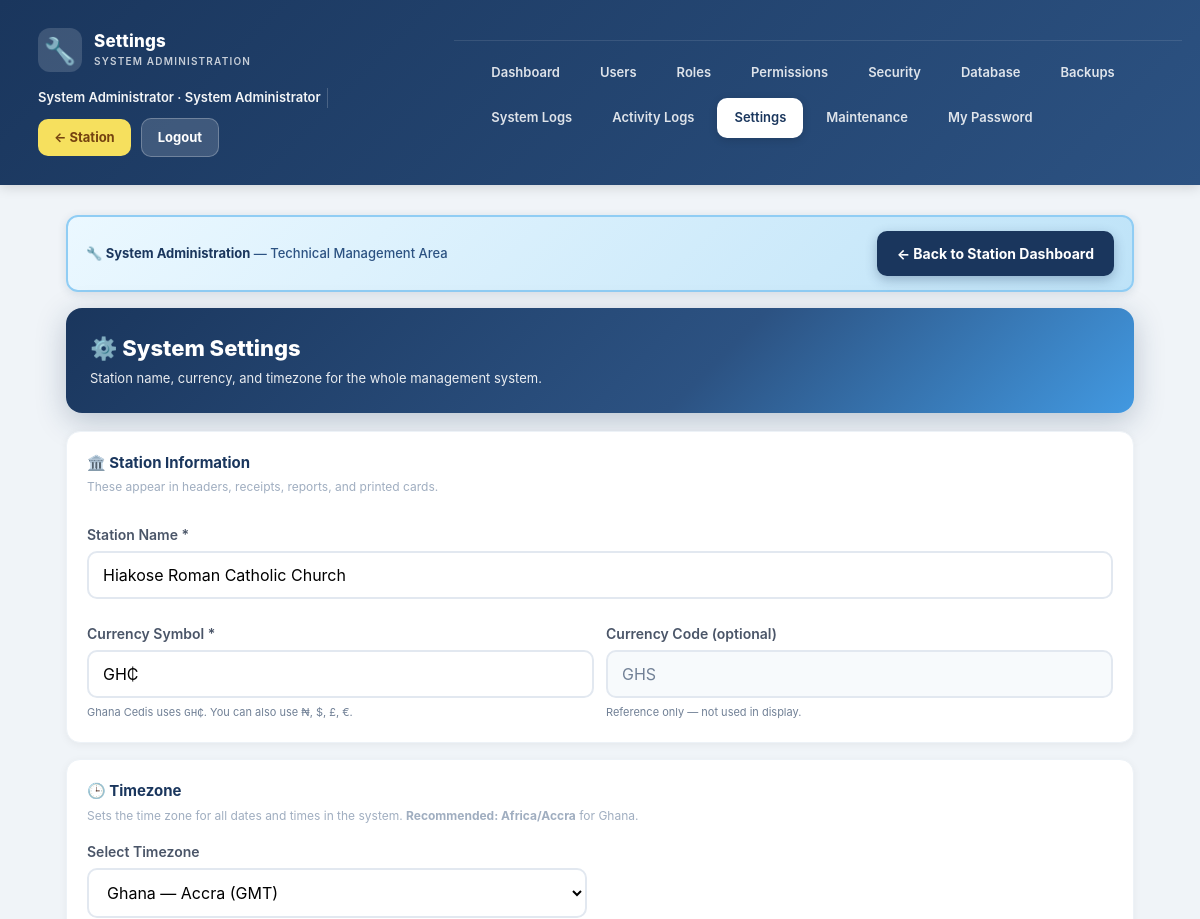
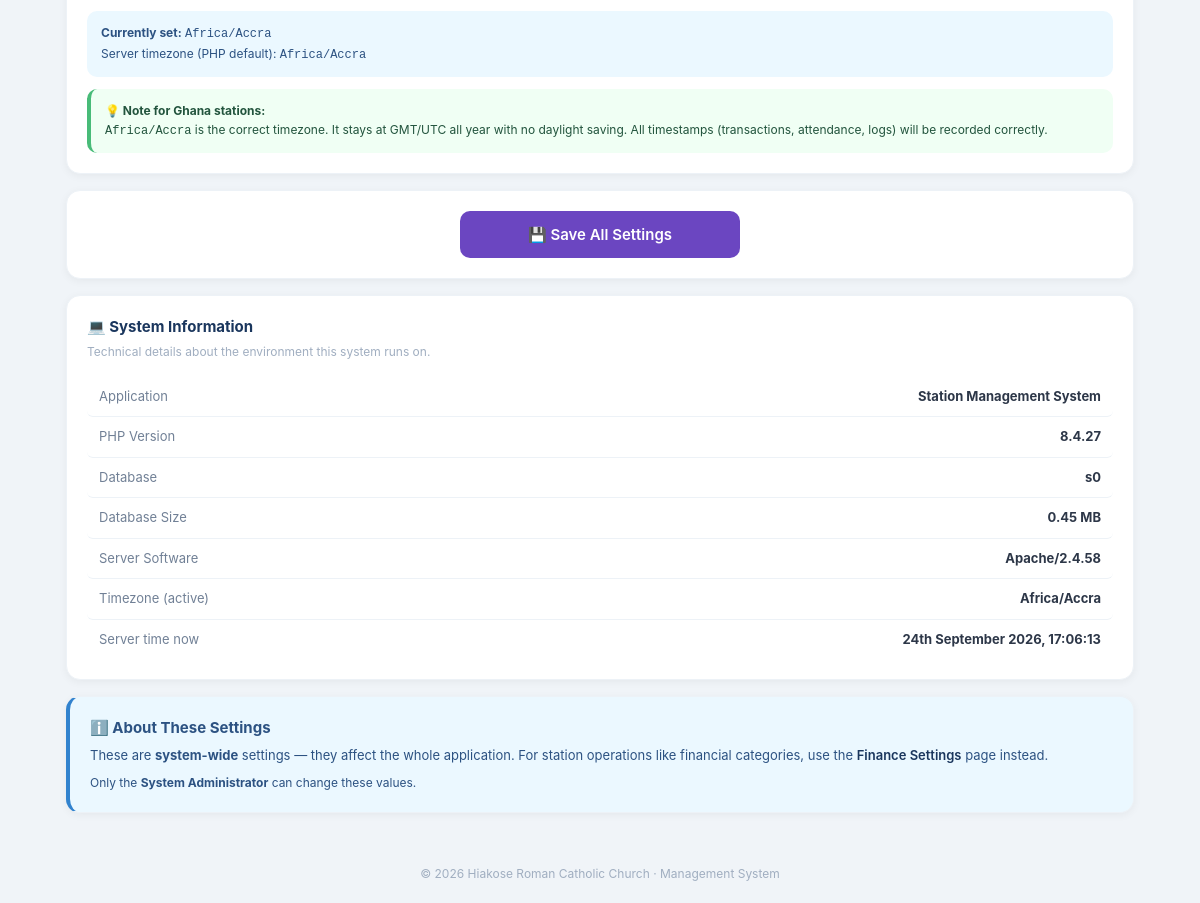
Screenshot of /admin/settings.php (signed in) with the database file from the repository (2 pictures, top to bottom).
### tables this page shows
CREATE TABLE `settings` (
  `id` int(11) NOT NULL DEFAULT 1,
  `church_name` varchar(150) DEFAULT 'Roman Catholic Church',
  `currency` varchar(10) DEFAULT 'GH₵',
  `timezone` varchar(60) DEFAULT 'Africa/Accra',
  `default_currency_code` varchar(10) DEFAULT 'GHS',
  PRIMARY KEY (`id`)
);

### includes/functions.php (called while the page is built, shortened)
<?php
function e($s) { return htmlspecialchars($s ?? '', ENT_QUOTES, 'UTF-8'); }
    ?>

### config/database.php (called while the page is built, shortened)
<?php
$DB_HOST = 'localhost';
$DB_NAME = 'church_db';
$DB_USER = 'root';
$DB_PASS = '';
try {
    $pdo = new PDO(
        "mysql:host=$DB_HOST;dbname=$DB_NAME;charset=utf8mb4",
        $DB_USER,
        $DB_PASS,
        [
            PDO::ATTR_ERRMODE            => PDO::ERRMODE_EXCEPTION,
            PDO::ATTR_DEFAULT_FETCH_MODE => PDO::FETCH_ASSOC,
            PDO::ATTR_EMULATE_PREPARES   => false,
        ]
    );
} catch (PDOException $e) {
    die("Database connection failed: " . $e->getMessage());
}
$settings = $pdo->query("SELECT * FROM settings WHERE id=1")->fetch();
require_once __DIR__ . '/../includes/functions.php';

### includes/auth.php (called while the page is built, shortened)
<?php
require_once __DIR__ . '/../config/database.php';

### admin/settings.php (the view, shortened to what this page needs)
<?php
require_once __DIR__ . '/../includes/auth.php';
$AFRICA_TIMEZONES = [
    'Africa/Accra'      => 'Ghana — Accra (GMT)',
    'Africa/Lagos'      => 'Nigeria — Lagos (WAT)',
    'Africa/Abidjan'    => 'Côte d\'Ivoire — Abidjan (GMT)',
    'Africa/Lome'       => 'Togo — Lomé (GMT)',
    'Africa/Ouagadougou'=> 'Burkina Faso — Ouagadougou (GMT)',
    'Africa/Bamako'     => 'Mali — Bamako (GMT)',
    'Africa/Dakar'      => 'Senegal — Dakar (GMT)',
    'Africa/Nairobi'    => 'Kenya — Nairobi (EAT)',
    'Africa/Kampala'    => 'Uganda — Kampala (EAT)',
    'Africa/Dar_es_Salaam' => 'Tanzania — Dar es Salaam (EAT)',
    'Africa/Johannesburg'  => 'South Africa — Johannesburg (SAST)',
    'Africa/Cairo'      => 'Egypt — Cairo (EET)',
    'Africa/Casablanca' => 'Morocco — Casablanca (WET)',
];
require_once __DIR__ . '/_layout.php';
$s = [];
try {
    $s = $pdo->query("SELECT * FROM settings WHERE id = 1")->fetch();
} catch (PDOException $e) { $s = []; }
$currentTz = $s['timezone'] ?? 'Africa/Accra';
$phpVersion  = PHP_VERSION;
$serverSoft  = $_SERVER['SERVER_SOFTWARE'] ?? '—';
$dbName      = $pdo->query("SELECT DATABASE()")->fetchColumn() ?: '—';
$appTz       = date_default_timezone_get();
$dbSize      = $pdo->query("
    SELECT ROUND(SUM(data_length + index_length) / 1024 / 1024, 2)
    FROM information_schema.tables
    WHERE table_schema = DATABASE()
")->fetchColumn() ?: 0;
?>
<div class="set-hero">
  <h1>⚙️ System Settings</h1>
  <p>Station name, currency, and timezone for the whole management system.</p>
</div>
<form method="post">
  <div class="set-section">
    <h3>🏛️ Station Information</h3>
    <p class="subtitle">
      These appear in headers, receipts, reports, and printed cards.
    </p>
    <div class="grid grid-2">
      <div style="grid-column:1/-1;">
        <label>Station Name *</label>
        <input name="church_name" required
               value="<?= e($s['church_name'] ?? '') ?>"
               placeholder="e.g. St. Mary's Catholic Station">
      </div>
      <div>
        <label>Currency Symbol *</label>
        <input name="currency" required
               value="<?= e($s['currency'] ?? 'GH₵') ?>"
               placeholder="e.g. GH₵">
        <small style="color:#718096;font-size:11px;">
          Ghana Cedis uses <code>GH₵</code>. You can also use ₦, $, £, €.
        </small>
      </div>
      <div>
        <label>Currency Code (optional)</label>
        <input value="<?= e($s['default_currency_code'] ?? 'GHS') ?>" readonly
               style="background:#f7fafc;color:#718096;">
        <small style="color:#718096;font-size:11px;">
          Reference only — not used in display.
        </small>
      </div>
    </div>
  </div>
  <div class="set-section">
    <h3>🕒 Timezone</h3>
    <p class="subtitle">
      Sets the time zone for all dates and times in the system.
      <strong>Recommended: Africa/Accra</strong> for Ghana.
    </p>
    <label>Select Timezone</label>
    <select name="timezone" style="max-width:500px;">
      <optgroup label="🇬🇭 Africa (recommended)">
        <?php foreach ($AFRICA_TIMEZONES as $tz => $label): ?>
          <option value="<?= e($tz) ?>" <?= $currentTz === $tz ? 'selected' : '' ?>>
            <?= e($label) ?>
          </option>
        <?php endforeach; ?>
      </optgroup>
    </select>
    <div style="margin-top:12px;background:#ebf8ff;padding:12px 14px;
                border-radius:10px;font-size:12px;color:#2c5282;line-height:1.6;">
      <strong>Currently set:</strong> <code><?= e($currentTz) ?></code><br>
      Server timezone (PHP default): <code><?= e($appTz) ?></code>
    </div>
    <div style="margin-top:12px;background:#f0fff4;padding:12px 14px;
                border-radius:10px;font-size:12px;color:#22543d;line-height:1.6;
                border-left:4px solid #48bb78;">
      <strong>💡 Note for Ghana stations:</strong><br>
      <code>Africa/Accra</code> is the correct timezone. It stays at GMT/UTC all year
      with no daylight saving. All timestamps (transactions, attendance,
      logs) will be recorded correctly.
    </div>
  </div>
  <div class="set-section" style="text-align:center;">
    <button class="btn-primary" name="save" value="1"
            style="max-width:280px;margin:0 auto;padding:14px 24px;font-size:15px;">
      💾 Save All Settings
    </button>
  </div>
</form>
<div class="set-section">
  <h3>💻 System Information</h3>
  <p class="subtitle">
    Technical details about the environment this system runs on.
  </p>
  <div class="info-row">
    <span class="lbl">Application</span>
    <span class="val">Station Management System</span>
  </div>
  <div class="info-row">
    <span class="lbl">PHP Version</span>
    <span class="val"><?= e($phpVersion) ?></span>
  </div>
  <div class="info-row">
    <span class="lbl">Database</span>
    <span class="val"><?= e($dbName) ?></span>
  </div>
  <div class="info-row">
    <span class="lbl">Database Size</span>
    <span class="val"><?= number_format((float)$dbSize, 2) ?> MB</span>
  </div>
  <div class="info-row">
    <span class="lbl">Server Software</span>
    <span class="val"><?= e($serverSoft) ?></span>
  </div>
  <div class="info-row">
    <span class="lbl">Timezone (active)</span>
    <span class="val"><?= e($currentTz) ?></span>
  </div>
  <div class="info-row">
    <span class="lbl">Server time now</span>
    <span class="val"><?= date('jS F Y, H:i:s') ?></span>
  </div>
</div>
<div class="set-section" style="background:#ebf8ff;border-left:4px solid #3182ce;">
  <h3 style="color:#2c5282;">ℹ️ About These Settings</h3>
  <p style="font-size:13px;color:#2c5282;line-height:1.7;">
    These are <strong>system-wide</strong> settings — they affect the whole
    application. For station operations like financial categories,
    use the <a href="../finance/financial_settings.php"
                style="color:#1a365d;font-weight:600;">Finance Settings</a> page instead.
  </p>
  <p style="font-size:12px;color:#2c5282;margin-top:8px;">
    Only the <strong>System Administrator</strong> can change these values.
  </p>
</div>
<?php include __DIR__ . '/../includes/footer.php'; ?>

### includes/footer.php (shortened to what this page needs)
</main>
<footer>
  © <?= 'date'('Y') ?> <?= e($settings['church_name'] ?? 'Church') ?> · Management System
</footer>
</body>
</html>

### assets/css/style.css (style rules this page uses)
* { box-sizing: border-box; margin: 0; padding: 0; -webkit-tap-highlight-color: transparent; }
body { font-family: -apple-system, BlinkMacSystemFont, "Segoe UI", Roboto, sans-serif; background: #f0f4f8; color: #1a202c; font-size: 16px; line-height: 1.5; }
a { text-decoration: none; }
label { display: block; font-size: 14px; font-weight: 600; color: #4a5568; margin: 12px 0 6px; }
input, select, textarea { width: 100%; padding: 12px 14px; font-size: 16px; border: 2px solid #e2e8f0; border-radius: 10px; background: #fff; outline: none; transition: border .2s; font-family: inherit; }
button, .btn-sm { font-family: inherit; font-size: 16px; font-weight: 600; cursor: pointer; border: none; border-radius: 10px; padding: 12px 18px; transition: transform .1s, opacity .2s; display: inline-block; }
.btn-primary { background: #6b46c1; color: #fff; width: 100%; margin-top: 20px; }
.grid { display: grid; gap: 12px; grid-template-columns: 1fr; }
@media (min-width: 600px) { .grid-2 { grid-template-columns: 1fr 1fr; } }
footer { text-align: center; padding: 20px; color: #a0aec0; font-size: 12px; }

### admin/settings.php (style rules this page uses)
.set-hero { background: linear-gradient(135deg,#1a365d 0%,#2c5282 60%,#4299e1 100%); color:#fff; border-radius:16px; padding:24px; margin-bottom:18px; box-shadow:0 8px 30px rgba(26,54,93,0.25); }
.set-hero h1 { font-size:22px; margin:0 0 4px; font-weight:800; }
.set-hero p { font-size:13px; opacity:0.9; margin:0; }
.set-section { background:#fff; border-radius:14px; padding:20px; margin-bottom:16px; box-shadow:0 2px 8px rgba(0,0,0,0.05); border:1px solid #edf2f7; }
.set-section h3 { font-size:15px; color:#1a365d; margin:0 0 4px; font-weight:700; display:flex; align-items:center; gap:8px; }
.set-section .subtitle { font-size:12px; color:#a0aec0; margin:0 0 16px; line-height:1.5; }
.info-row { display:flex; justify-content:space-between; padding:10px 12px; border-bottom:1px solid #edf2f7; font-size:13px; border-radius:6px; }
.info-row:last-child { border-bottom:none; }
.info-row .lbl { color:#718096; }
.info-row .val { font-weight:700; color:#2d3748; text-align:right; }

### rows the page displays
settings: church_name "Hiakose Roman Catholic Church", currency "GH₵", default_currency_code "GHS", timezone "Ghana — Accra (GMT)", timezone "Africa/Accra"

### other values shown
$pageTitle "Settings"
$u['name'] "System Administrator"
$label "Dashboard"
$label "Users"
$label "Roles"
$label "Permissions"
$label "Security"
$label "Database"
$label "Backups"
$label "System Logs"
$label "Activity Logs"
$label "Settings"
$label "Maintenance"
$phpVersion "8.4.27"
$dbName "s0"
